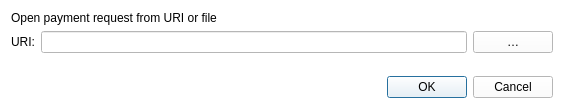
<?xml version="1.0" encoding="UTF-8"?>
<ui version="4.0">
 <class>OpenURIDialog</class>
 <widget class="QDialog" name="OpenURIDialog">
  <property name="geometry">
   <rect>
    <x>0</x>
    <y>0</y>
    <width>564</width>
    <height>109</height>
   </rect>
  </property>
  <property name="windowTitle">
   <string>Open URI</string>
  </property>
  <property name="styleSheet">
   <string notr="true">font: 8pt &quot;UD Digi Kyokasho NP-R&quot;;
background-color: rgb(255, 255, 255)
</string>
  </property>
  <layout class="QVBoxLayout" name="verticalLayout">
   <item>
    <widget class="QLabel" name="label_2">
     <property name="text">
      <string>Open payment request from URI or file</string>
     </property>
    </widget>
   </item>
   <item>
    <layout class="QHBoxLayout" name="horizontalLayout">
     <item>
      <widget class="QLabel" name="label">
       <property name="text">
        <string>URI:</string>
       </property>
      </widget>
     </item>
     <item>
      <widget class="QValidatedLineEdit" name="uriEdit"/>
     </item>
     <item>
      <widget class="QPushButton" name="selectFileButton">
       <property name="toolTip">
        <string>Select payment request file</string>
       </property>
       <property name="text">
        <string notr="true">…</string>
       </property>
       <property name="autoDefault">
        <bool>false</bool>
       </property>
      </widget>
     </item>
    </layout>
   </item>
   <item>
    <spacer name="verticalSpacer">
     <property name="orientation">
      <enum>Qt::Vertical</enum>
     </property>
     <property name="sizeHint" stdset="0">
      <size>
       <width>20</width>
       <height>40</height>
      </size>
     </property>
    </spacer>
   </item>
   <item>
    <widget class="QDialogButtonBox" name="buttonBox">
     <property name="orientation">
      <enum>Qt::Horizontal</enum>
     </property>
     <property name="standardButtons">
      <set>QDialogButtonBox::Cancel|QDialogButtonBox::Ok</set>
     </property>
    </widget>
   </item>
  </layout>
 </widget>
 <customwidgets>
  <customwidget>
   <class>QValidatedLineEdit</class>
   <extends>QLineEdit</extends>
   <header>qt/qvalidatedlineedit.h</header>
  </customwidget>
 </customwidgets>
 <resources/>
 <connections>
  <connection>
   <sender>buttonBox</sender>
   <signal>accepted()</signal>
   <receiver>OpenURIDialog</receiver>
   <slot>accept()</slot>
   <hints>
    <hint type="sourcelabel">
     <x>248</x>
     <y>254</y>
    </hint>
    <hint type="destinationlabel">
     <x>157</x>
     <y>274</y>
    </hint>
   </hints>
  </connection>
  <connection>
   <sender>buttonBox</sender>
   <signal>rejected()</signal>
   <receiver>OpenURIDialog</receiver>
   <slot>reject()</slot>
   <hints>
    <hint type="sourcelabel">
     <x>316</x>
     <y>260</y>
    </hint>
    <hint type="destinationlabel">
     <x>286</x>
     <y>274</y>
    </hint>
   </hints>
  </connection>
 </connections>
</ui>
